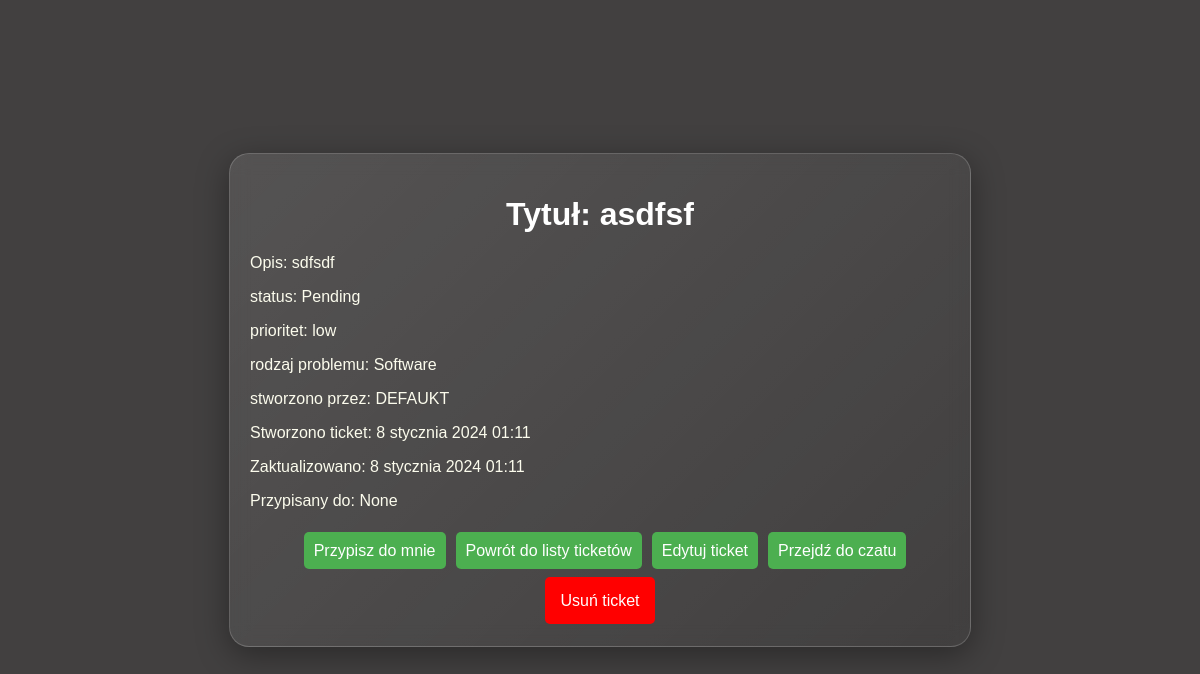
The app's page /ticket/detail/asdfsf/, older data.
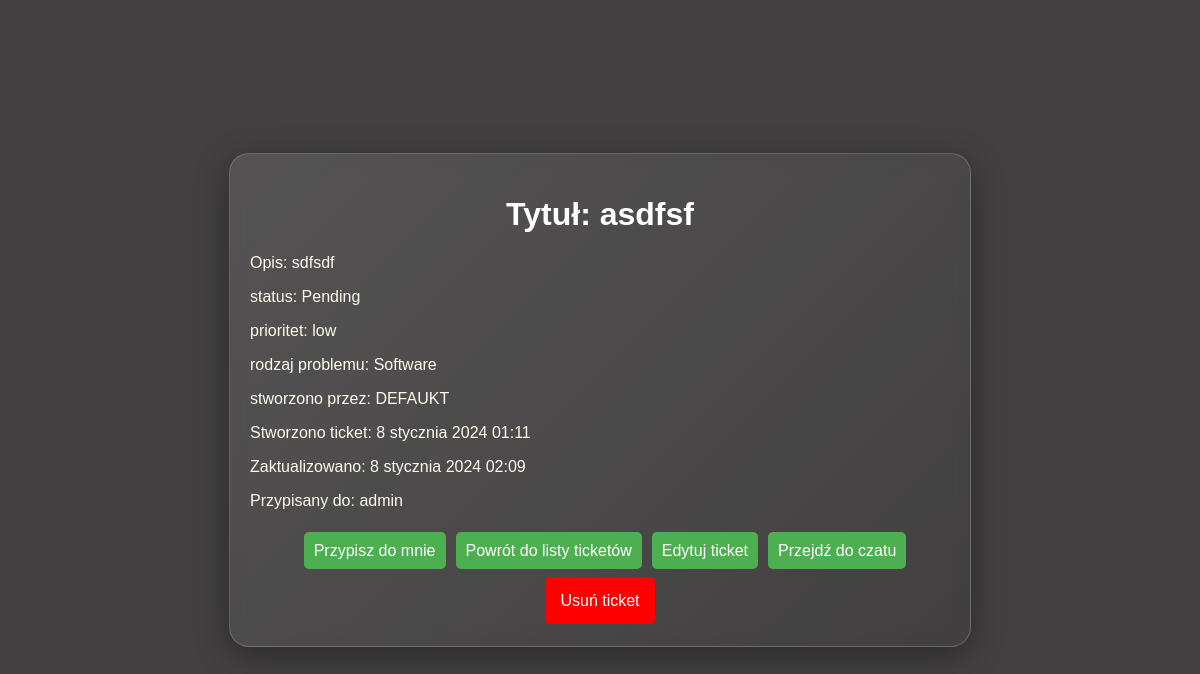
The same page, newer data.
### helpdeskapp/models.py (models this page shows, shortened)
class Ticket(models.Model):
    statuslist = (
        ('Pending', 'Pending'),
        ('In Progress', 'In Progress'),
        ('Completed', 'Completed'),
    )
    prioritylist = (
        ('low', 'low'),
        ('mid', 'mid'),
        ('high', 'high'),
    )
    request_typelist = (
        ('Software', 'Software'),
        ('Hardware', 'Hardware'),
        ('Network', 'Network'),
        ('Other', 'Other')
    )
    title = models.CharField(max_length=100)
    description = models.TextField()
    status = models.CharField(max_length=100, choices=statuslist, default='Pending')
    priority = models.CharField(max_length=100, choices=prioritylist, default='low')
    request_type = models.CharField(max_length=100, choices=request_typelist, default='Software')
    created_at = models.DateTimeField(auto_now_add=True)
    assigned_to = models.ForeignKey(User, on_delete=models.CASCADE, related_name='ticket_assigned_to', null=True, blank=True, default=None)
    updated_at = models.DateTimeField(auto_now=True)
    created_by = models.ForeignKey(User, on_delete=models.CASCADE, related_name='ticket_created_by')
    closed_at = models.DateTimeField(null=True, blank=True, default=None)
    objects = models.Manager() # default manager
    slug = models.SlugField(unique=True, default='default-slug')
    class Meta:
        ordering = ['-created_at']

### helpdeskapp/views.py (the view)
# urls.py: path('ticket/detail/<slug:slug>/', views.ticket_detail, name='ticket_detail'),
def ticket_detail(request, slug):
    ticket = get_object_or_404(Ticket, slug=slug)
    return render(request, 'helpdeskapp/tickets/ticket_detail.html', {'ticket': ticket})

### helpdeskapp/templates/helpdeskapp/tickets/ticket_detail.html (shortened to what this page needs)
{%load static %}
<DOCTYPE html>
<head>
    <link href="{% static 'helpdeskapp/detail.css' %}" rel="stylesheet">
</head>
<body>
{% block content %}
<div class="container">
    <div class="help-card">
        <h1>Tytuł: {{ticket.title}}</h1>
        <p>Opis: {{ticket.description}}</p>
        <p>status: {{ticket.status}}</p>
        <p>prioritet: {{ticket.priority}}</p>
        <p>rodzaj problemu: {{ticket.request_type}}</p>
        <p>stworzono przez: {{ticket.created_by}}</p>
        <p>Stworzono ticket: {{ticket.created_at}}</p>
        <p>Zaktualizowano: {{ticket.updated_at}}</p>
        <p>Przypisany do: {{ticket.assigned_to}}</p>
        <div class="a_other">
        <p><a href="{% url 'helpdeskapp:assigned_to' ticket.slug %}" >Przypisz do mnie</a></p>
        <p><a href = "{% url 'helpdeskapp:ticket_list' %}" >Powrót do listy ticketów</a></p>
        <p><a href="{% url 'helpdeskapp:ticket_edit' ticket.slug %}" >Edytuj ticket</a></p>
        <p><a href="{% url 'chat:chat_room' ticket.slug %}" >Przejdź do czatu</a></p>
        </div>
        <p class="usun"><a href="{% url 'helpdeskapp:ticket_delete' ticket.slug %}" class = "usun">Usuń ticket</a></p>
    </div>
</div>
{% endblock %}
</body>

Row changes from the older to the newer data that the page shows:
changed Ticket "asdfsf": updated_at "8 stycznia 2024 01:11" → "8 stycznia 2024 02:09"; assigned_to "None" → "admin"
